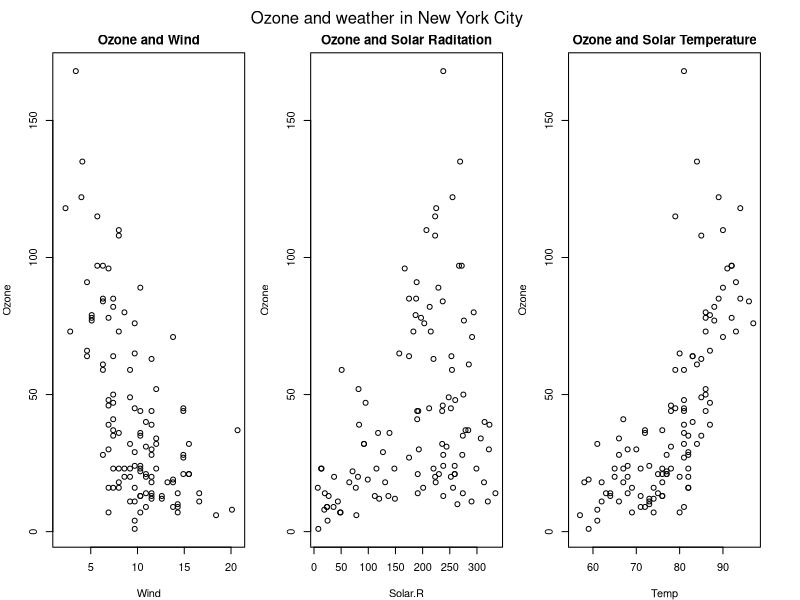

Reproduce this figure in R.
######## MULTIPLE PLOT EXAMPLE ########
# this expression sets up a plot with 1row and 3 columns 
# outer margin
par(mfrow = c(1,3), mar = c(4,4,2,1), oma = c(0,0,2,2))
with(airquality,{
  #here three plots are filled in with their respective titles
  plot(Wind, Ozone, main = "Ozone and Wind")
  plot(Solar.R, Ozone, main = "Ozone and Solar Raditation")
  plot(Temp, Ozone, main = "Ozone and Solar Temperature")
  # this adds a line of text in the outer margin
mtext("Ozone and weather in New York City", outer = T)  
  
})
